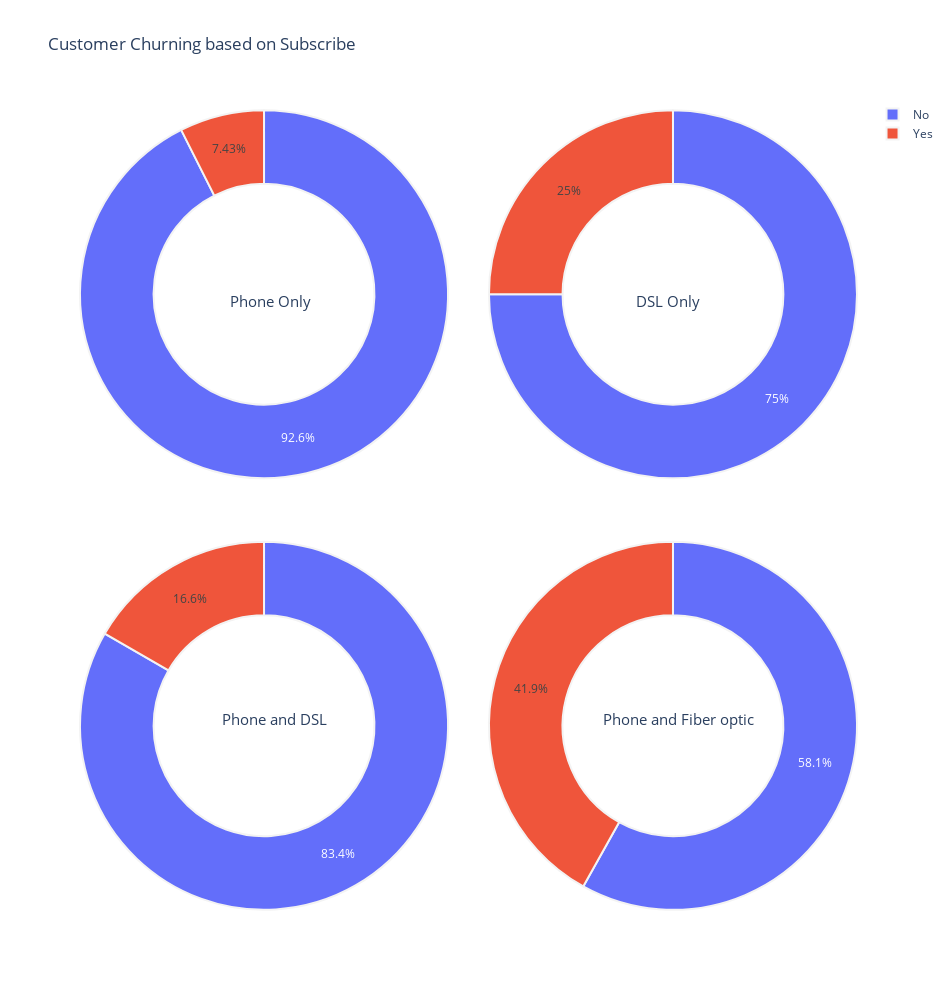
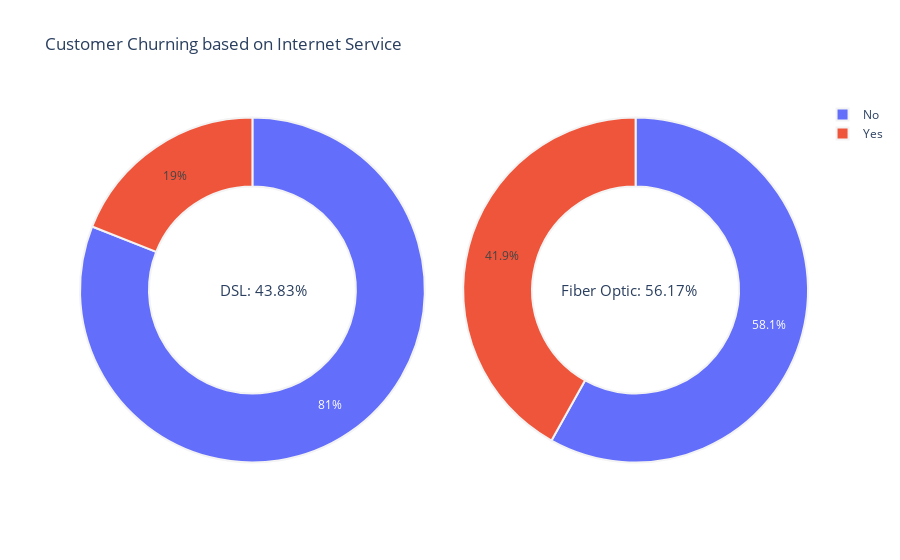

The code cell stored with these charts, in order, in its notebook:
### Code cell
phone = telcom[telcom['PhoneOnly'] == 1]
dsl = telcom[telcom['DSLOnly'] == 1]
phoneDSL = telcom[telcom['PhoneDSL']==1]
phoneFiber = telcom[telcom['PhoneFiber'] == 1]

trace1 = {"values"  : phone['Churn'].value_counts().values.tolist(),
          "labels"  : phone['Churn'].value_counts().keys().tolist(),
          "hoverinfo" : "label+value+name",
          "domain"  : {'column':0,'row':0},
          "name"    : "PhoneOnly",
          "marker"  : dict(line = dict(width = 2,color = "rgb(243,243,243)")),
          "hole"    : .6,
          "type":"pie"
         }
trace2 = {"values"  : dsl['Churn'].value_counts().values.tolist(),
          "labels"  : dsl['Churn'].value_counts().keys().tolist(),
          "hoverinfo" : "label+value+name",
          "domain"  : {'column':1,'row':0},
          "name"    : "DSLOnly",
          "marker"  : dict(line = dict(width = 2,color = "rgb(243,243,243)")),
          "hole"    : .6,
          "type":"pie"
         }
trace3 = {"values"  : phoneDSL['Churn'].value_counts().values.tolist(),
          "labels"  : phoneDSL['Churn'].value_counts().keys().tolist(),
          "hoverinfo" : "label+value+name",
          "domain"  : {'column':0,'row':1},
          "name"    : "PhoneDSL",
          "marker"  : dict(line = dict(width = 2,color = "rgb(243,243,243)")),
          "hole"    : .6,
          "type":"pie"
         }
trace4 = {"values"  : phoneFiber['Churn'].value_counts().values.tolist(),
          "labels"  : phoneFiber['Churn'].value_counts().keys().tolist(),
          "hoverinfo" : "label+value+name",
          "domain"  : {'column':1,'row':1},
          "name"    : "PhoneFiber",
          "marker"  : dict(line = dict(width = 2,color = "rgb(243,243,243)")),
          "hole"    : .6,
          "type":"pie"
         }
data = [trace1,trace2,trace3,trace4]
layout = go.Layout(
   {
      "title":"Customer Churning based on Subscribe",
      "grid": {"rows": 2, "columns": 2},
      "annotations": [
         {
            "font": {
               "size": 15
            },
            "showarrow": False,
            "text": "Phone Only",
            "x": 0.19,
            "y": 0.77
         },
         {
            "font": {
               "size": 15
            },
            "showarrow": False,
            "text": "DSL Only",
            "x": 0.8,
            "y": 0.77
         },
          {
            "font": {
               "size": 15
            },
            "showarrow": False,
            "text": "Phone and DSL",
            "x": 0.18,
            "y": 0.23
         },
         {
            "font": {
               "size": 15
            },
            "showarrow": False,
            "text": "Phone and Fiber optic",
            "x": 0.87,
            "y": 0.23
         }
      ]
   }
)
fig = go.Figure(data = data, layout = layout)
fig.update_layout(
    autosize=False,
    width=950,
    height=1000)

py.iplot(fig)
fig.write_html("Churn.html")


#####################################################
#####################################################

Fiber = telcom[telcom['InternetService']=='Fiber optic']
DSL = telcom[telcom['InternetService']=='DSL']
x = telcom['InternetService'].value_counts()['DSL']
y = telcom['InternetService'].value_counts()['Fiber optic']

trace1 = {"values"  : DSL['Churn'].value_counts().values.tolist(),
          "labels"  : DSL['Churn'].value_counts().keys().tolist(),
          "hoverinfo" : "label+value+name",
          "domain"  : {'column':0,'row':0},
          "name"    : "DSL",
          "marker"  : dict(line = dict(width = 2,color = "rgb(243,243,243)")),
          "hole"    : .6,
          "type":"pie"
         }
trace2 = {"values"  : Fiber['Churn'].value_counts().values.tolist(),
          "labels"  : Fiber['Churn'].value_counts().keys().tolist(),
          "hoverinfo" : "label+value+name",
          "domain"  : {'column':1,'row':0},
          "name"    : "Fiber Optic",
          "marker"  : dict(line = dict(width = 2,color = "rgb(243,243,243)")),
          "hole"    : .6,
          "type":"pie"
         }
data = [trace1,trace2]
layout = go.Layout(
   {
      "title":"Customer Churning based on Internet Service",
      "grid": {"rows": 1, "columns": 2},
      "annotations": [
         {
            "font": {
               "size": 15
            },
            "showarrow": False,
            "text": f"DSL: {round((x/(x+y))*100,2)}%",
            "x": 0.19,
            "y": 0.5
         },
         {
            "font": {
               "size": 15
            },
            "showarrow": False,
            "text": f"Fiber Optic: {round((y/(x+y))*100,2)}%",
            "x": 0.85,
            "y": 0.5
         }
      ]
   }
)

fig = go.Figure(data = data, layout = layout)
py.iplot(fig)

### Figure 1 — Plotly figure (JSON) as saved in the notebook; plotly's stock layout.template omitted (floating-point values rounded to 4 significant figures)
{"data": [{"domain": {"column": 0, "row": 0}, "hole": 0.6, "hoverinfo": "label+value+name", "labels": ["No", "Yes"], "marker": {"line": {"color": "rgb(243,243,243)", "width": 2}}, "name": "PhoneOnly", "type": "pie", "values": [1407, 113]}, {"domain": {"column": 1, "row": 0}, "hole": 0.6, "hoverinfo": "label+value+name", "labels": ["No", "Yes"], "marker": {"line": {"color": "rgb(243,243,243)", "width": 2}}, "name": "DSLOnly", "type": "pie", "values": [510, 170]}, {"domain": {"column": 0, "row": 1}, "hole": 0.6, "hoverinfo": "label+value+name", "labels": ["No", "Yes"], "marker": {"line": {"color": "rgb(243,243,243)", "width": 2}}, "name": "PhoneDSL", "type": "pie", "values": [1447, 289]}, {"domain": {"column": 1, "row": 1}, "hole": 0.6, "hoverinfo": "label+value+name", "labels": ["No", "Yes"], "marker": {"line": {"color": "rgb(243,243,243)", "width": 2}}, "name": "PhoneFiber", "type": "pie", "values": [1799, 1297]}], "layout": {"annotations": [{"font": {"size": 15}, "showarrow": false, "text": "Phone Only", "x": 0.19, "y": 0.77}, {"font": {"size": 15}, "showarrow": false, "text": "DSL Only", "x": 0.8, "y": 0.77}, {"font": {"size": 15}, "showarrow": false, "text": "Phone and DSL", "x": 0.18, "y": 0.23}, {"font": {"size": 15}, "showarrow": false, "text": "Phone and Fiber optic", "x": 0.87, "y": 0.23}], "autosize": false, "grid": {"columns": 2, "rows": 2}, "height": 1000, "title": {"text": "Customer Churning based on Subscribe"}, "width": 950}}

### Figure 2 — Plotly figure (JSON) as saved in the notebook; plotly's stock layout.template omitted (floating-point values rounded to 4 significant figures)
{"data": [{"domain": {"column": 0, "row": 0}, "hole": 0.6, "hoverinfo": "label+value+name", "labels": ["No", "Yes"], "marker": {"line": {"color": "rgb(243,243,243)", "width": 2}}, "name": "DSL", "type": "pie", "values": [1957, 459]}, {"domain": {"column": 1, "row": 0}, "hole": 0.6, "hoverinfo": "label+value+name", "labels": ["No", "Yes"], "marker": {"line": {"color": "rgb(243,243,243)", "width": 2}}, "name": "Fiber Optic", "type": "pie", "values": [1799, 1297]}], "layout": {"annotations": [{"font": {"size": 15}, "showarrow": false, "text": "DSL: 43.83%", "x": 0.19, "y": 0.5}, {"font": {"size": 15}, "showarrow": false, "text": "Fiber Optic: 56.17%", "x": 0.85, "y": 0.5}], "grid": {"columns": 2, "rows": 1}, "title": {"text": "Customer Churning based on Internet Service"}}}
